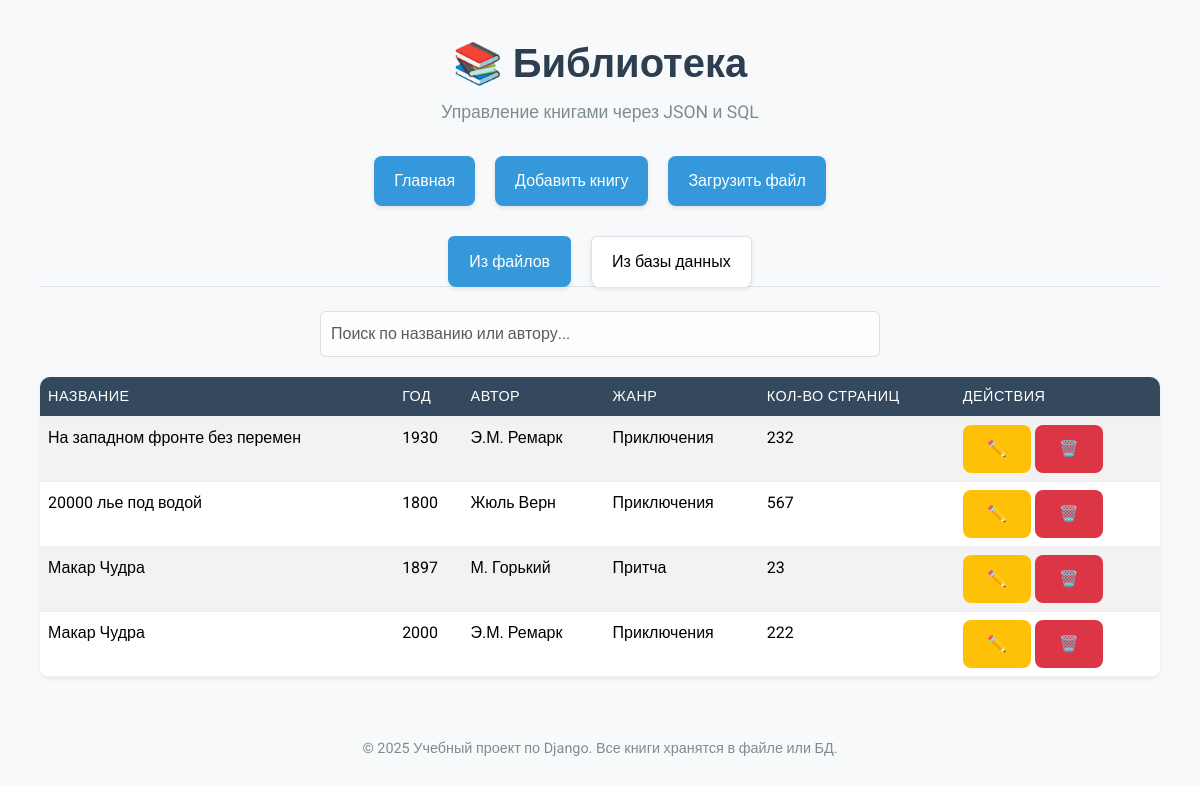
/?source=db, run on an earlier commit of the app's database.
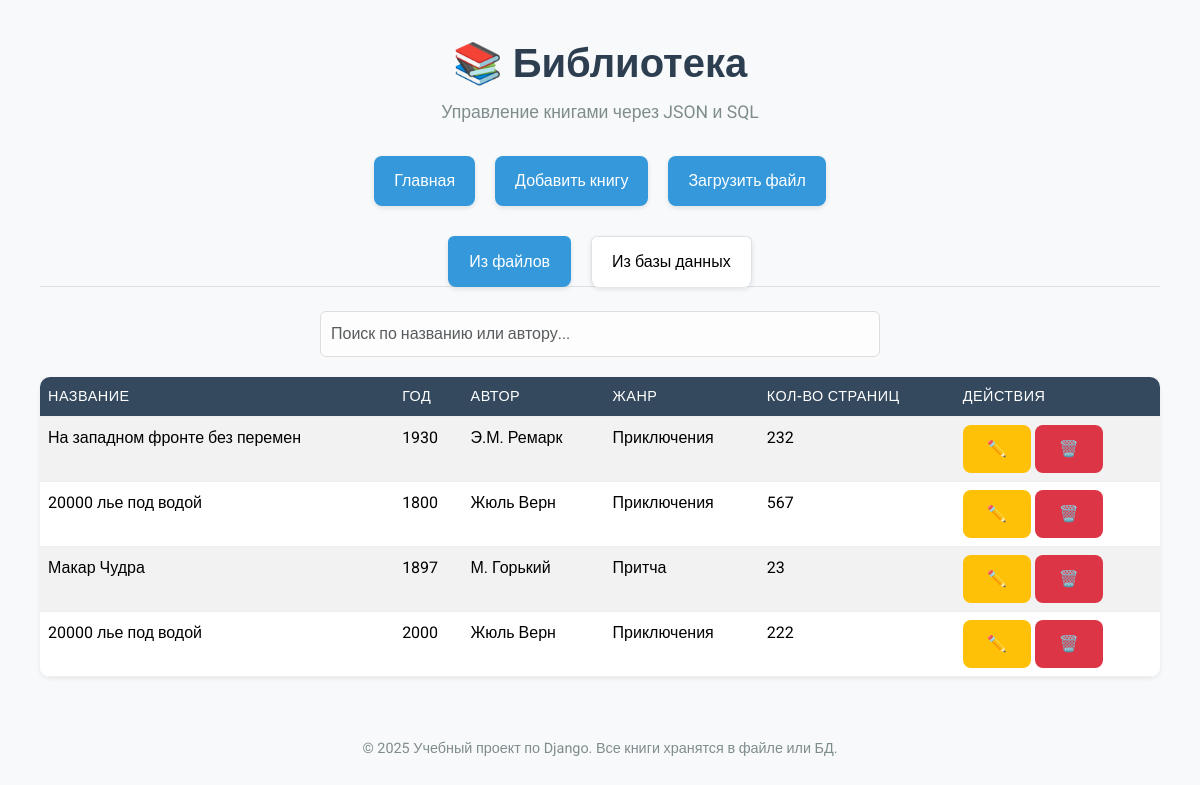
And on a later commit of the database.
### books/models.py (models this page shows, shortened)
class Book(models.Model):
    title = models.CharField("Название", max_length=200)
    year = models.IntegerField("Год издания")
    author = models.CharField("Автор", max_length=200, blank=True, null=True)
    genre = models.CharField("Жанр", max_length=100, blank=True, null=True)
    pages = models.CharField("Количество страниц", max_length=100, blank=True, null=True)
    class Meta:
        verbose_name = "Книга"
        verbose_name_plural = "Книги"
        unique_together = ('title', 'author')  # Защита от дубликатов

### books/views.py (the view)
# urls.py: path('', views.index, name='index'),
def index(request):
    source = request.GET.get('source', 'file')  # 'file' или 'db'
    if source == 'db':
        books = list(Book.objects.all().values())
        db_active = True
    else:
        books = load_all_books()
        db_active = False
    return render(request, 'books/index.html', {
        'books': books,
        'db_active': db_active,
        'source': source
    })

### books/templates/books/index.html (shortened to what this page needs)
{% extends 'books/base.html' %}
{% block content %}
<ul class="nav nav-tabs mb-4">
    <li class="nav-item">
        <a class="nav-link {% if source == 'file' %}active{% endif %}"
           href="?source=file">Из файлов</a>
    </li>
    <li class="nav-item">
        <a class="nav-link {% if source == 'db' %}active{% endif %}"
           href="?source=db">Из базы данных</a>
    </li>
</ul>
{% if books %}
    {% if source == 'db' %}
        {% include 'books/partials/book_list_db.html' %}
    {% else %}
        {% include 'books/partials/book_list_file.html' %}
    {% endif %}
{% else %}
    <div class="alert alert-info text-center">Нет данных для отображения.</div>
{% endif %}
{% endblock %}

### books/templates/books/partials/book_list_db.html
<div class="mb-3">
    <input type="text" id="search-input" class="form-control w-50 mx-auto" placeholder="Поиск по названию или автору...">
</div>
<table class="table table-striped table-hover shadow-sm" id="book-table">
    <thead>
        <tr>
            <th>Название</th>
            <th>Год</th>
            <th>Автор</th>
            <th>Жанр</th>
            <th>Кол-во страниц</th>
            <th>Действия</th>
        </tr>
    </thead>
    <tbody>
        {% for book in books %}
        <tr data-id="{{ book.id }}">
            <td>{{ book.title }}</td>
            <td>{{ book.year }}</td>
            <td>{{ book.author|default:"—" }}</td>
            <td>{{ book.genre|default:"—" }}</td>
            <td>{{ book.pages|default:"—" }}</td>
            <td>
                <button class="btn btn-sm btn-warning edit-btn" data-bs-toggle="modal" data-bs-target="#editModal"
                        data-id="{{ book.id }}"
                        data-title="{{ book.title }}"
                        data-year="{{ book.year }}"
                        data-author="{{ book.author|default:'' }}"
                        data-genre="{{ book.genre|default:'' }}"
                        data-pages="{{ book.pages|default:'' }}">✏️</button>
                <a href="#" class="btn btn-sm btn-danger delete-btn" data-id="{{ book.id }}">🗑️</a>
            </td>
        </tr>
        {% endfor %}
    </tbody>
</table>

What changed in the data, as far as the page shows it:
changed Book (number 4 of 4 on the later page): title "Макар Чудра" → "20000 лье под водой"; author "Э.М. Ремарк" → "Жюль Верн"
